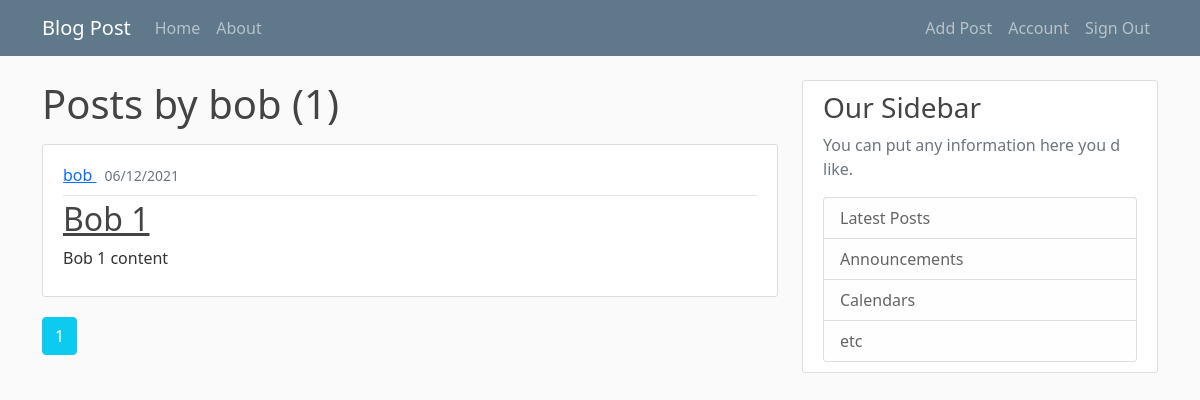
The page /posts/bob (signed in) on the database as committed earlier.
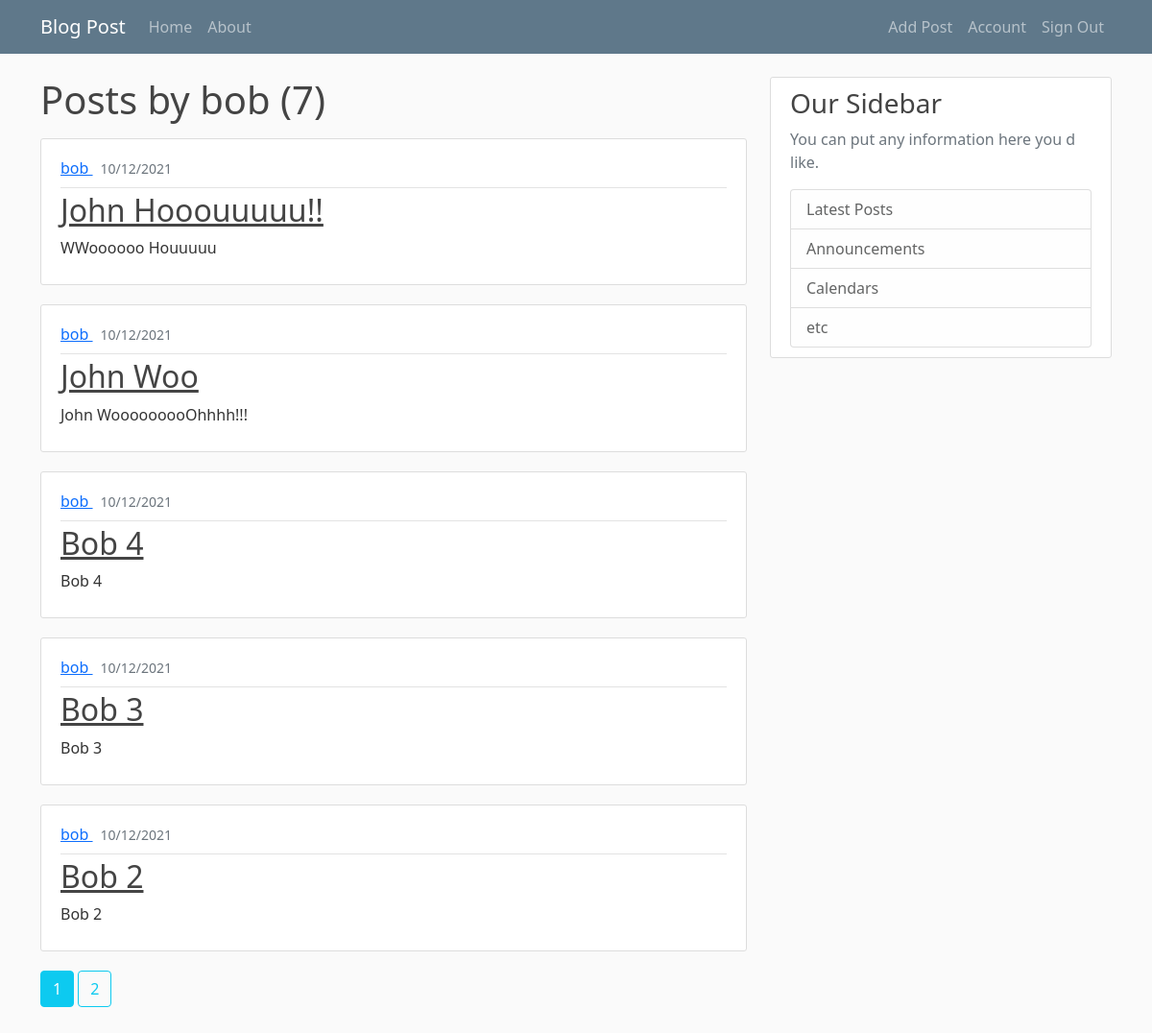
The same page on the database as committed later.
### flaskblog/models.py (models this page shows, shortened)
class User(db.Model, UserMixin):
    id = db.Column(db.Integer, primary_key=True)
    username = db.Column(db.String(20), unique=True, nullable=False)
    email = db.Column(db.String(120), unique=True, nullable=False)
    image_file = db.Column(db.String(20), nullable=False, default="default.jpg")
    password_hash = db.Column(db.String(60), nullable=False)
    created_at = db.Column(db.DateTime, nullable=False, default=datetime.utcnow)
    posts = db.relationship("Post", backref=db.backref("author", lazy=True))

class Post(db.Model):
    id = db.Column(db.Integer, primary_key=True)
    title = db.Column(db.String(100), nullable=False)
    content = db.Column(db.Text, nullable=False)
    created_at = db.Column(db.DateTime, nullable=False, default=datetime.utcnow)
    user_id = db.Column(db.Integer, db.ForeignKey("user.id"), nullable=False)

### flaskblog/routes.py (the view)
@app.route("/posts/<string:username>")
@login_required
def get_posts_by_username(username):
    page = request.args.get("page", 1, type=int)
    user = User.query.filter_by(username=username).first_or_404()
    posts = Post.query.filter_by(author=user)\
                      .order_by(Post.created_at.desc())\
                      .paginate(page=page, per_page=5)
    return render_template("user_post.html", posts=posts, user=user)

### flaskblog/models.py (called while the page is built)
@login_manager.user_loader
def load_user(user_id):
    return User.query.get(int(user_id))

### flaskblog/templates/user_post.html
{% extends "layout.html" %}
{% block content %}
  <h1 class="mb-3">Posts by {{ user.username }} ({{ posts.total }})</h1>
  {% for post in posts.items %}
    <article class="media content-section">
      <div class="media-body">
	<div class="article-metadata py-2">
	  <a class="me-2"
             href="{{ url_for('get_posts_by_username', username=post.author.username) }}">
            {{ post.author.username }}
          </a>
	  <small class="text-muted">{{ post.created_at.strftime("%d/%m/%Y") }}</small>
	</div>
	<h2>
	  <a class="article-title" href="{{ url_for('get_post', post_id=post.id) }}">
	    {{ post.title }}
	  </a>
	</h2>
	<p class="article-content">{{ post.content }}</p>
      </div>
    </article>
  {% endfor %}
  {% for page_num in posts.iter_pages(left_edge=1, right_edge=1, left_current=1, right_current=2) %}
    {% if not page_num %}
      ...
    {% elif posts.page == page_num %}
      <a href="{{ url_for('get_posts_by_username', username=user.username, page=page_num) }}"
         class="btn btn-info mb-4 text-white">
        {{ page_num }}
      </a>
    {% else %}
      <a href="{{ url_for('get_posts_by_username', username=user.username, page=page_num) }}"
         class="btn btn-outline-info mb-4">
        {{ page_num }}
      </a>
    {% endif %}
  {% endfor %}
{% endblock content %}

### flaskblog/templates/layout.html (shortened to what this page needs)
<!doctype html>
<html lang="en">
  <head>
    <link href="https://cdn.jsdelivr.net/npm/bootstrap@5.1.3/dist/css/bootstrap.min.css"
          rel="stylesheet"
>
    <link rel="stylesheet" type="text/css" href="{{ url_for('static', filename='main.css') }}">
  </head>
  <body>
    <nav class="navbar navbar-expand-lg navbar-dark bg-steel">
      <div class="container">
	<a class="navbar-brand" href="#">Blog Post</a>
	<div class="collapse navbar-collapse" id="navbarNav">
	  <ul class="navbar-nav">
	    <li class="nav-item">
	      <a class="nav-link" href="/">Home</a>
	    </li>
	    <li class="nav-item">
	      <a class="nav-link" href="/about">About</a>
	    </li>
	  </ul>
	</div>
	<ul class="navbar-nav">
	  {% if current_user.is_authenticated %}
	    <li class="nav-item">
	      <a class="nav-link" href="{{ url_for('add_post') }}">Add Post</a>
	    </li>
	    <li class="nav-item">
	      <a class="nav-link" href="{{ url_for('account') }}">Account</a>
	    </li>
	    <li class="nav-item">
	      <a class="nav-link" href="{{ url_for('signout') }}">Sign Out</a>
	    </li>
	  {% endif %}
	</ul>
      </div>
    </nav>
    <main role="main" class="container py-4">
      <div class="row">
	<div class="col-md-8">
	  {% block content %}{% endblock %}
	</div>
	<div class="col-md-4">
	  <div class="content-section">
	    <h3>Our Sidebar</h3>
	    <p class="text-muted">You can put any information here you d like.</p>
	    <ul class="list-group">
	      <li class="list-group-item list-group-item-light">Latest Posts</li>
	      <li class="list-group-item list-group-item-light">Announcements</li>
	      <li class="list-group-item list-group-item-light">Calendars</li>
	      <li class="list-group-item list-group-item-light">etc</li>
	    </ul>
	  </div>
	</div>
      </div>
    </main>
  </body>
</html>

### flaskblog/static/main.css (style rules this page uses)
body { background: #fafafa; color: #333333; }
h1, h2, h3, h4, h5, h6 { color: #444444; }
.bg-steel { background-color: #5f788a; }
.content-section { background: #ffffff; padding: 10px 20px; border: 1px solid #dddddd; border-radius: 3px; margin-bottom: 20px; }
.article-title { color: #444444; }
.article-content { white-space: pre-line; }
.article-metadata { padding-bottom: 1px; margin-bottom: 4px; border-bottom: 1px solid #e3e3e3 }

Rows that differ between the two databases and show on the page:
no longer on this page (row unchanged): Post: author.username "bob", created_at "06/12/2021", title "Bob 1", content "Bob 1 content"
added Post: author.username "bob", created_at "10/12/2021", title "John Hooouuuuu!!", content "WWoooooo Houuuuu"
added Post: author.username "bob", created_at "10/12/2021", title "John Woo", content "John WooooooooOhhhh!!!"
added Post: author.username "bob", created_at "10/12/2021", title "Bob 4", content "Bob 4"
added Post: author.username "bob", created_at "10/12/2021", title "Bob 3", content "Bob 3"
added Post: author.username "bob", created_at "10/12/2021", title "Bob 2", content "Bob 2"
Other text that changed with them:
{{ posts.total }}: "1" → "7"
new list line: "2"
